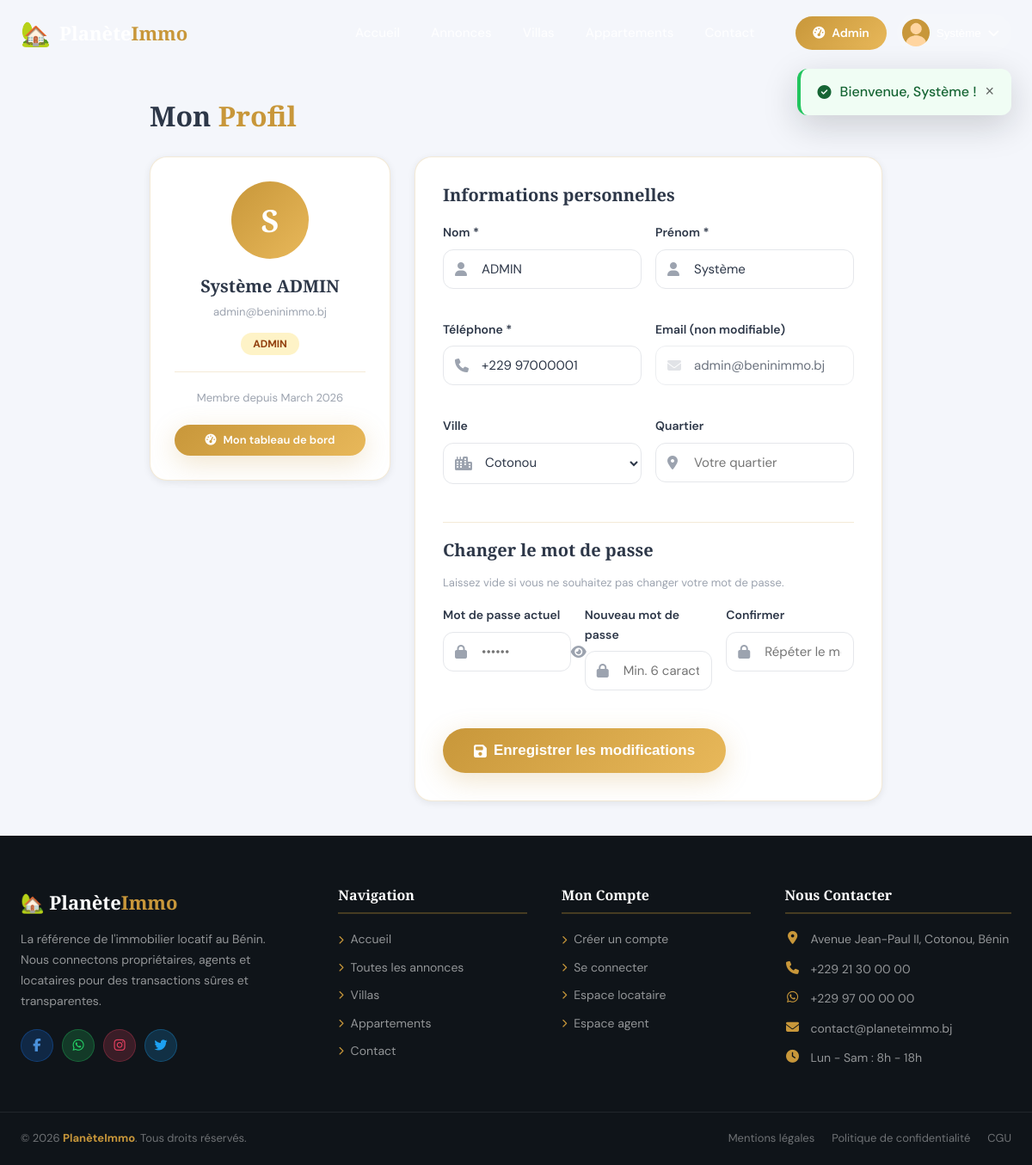
The page /profil.php (signed in) on the database its author committed.
### tables this page shows
CREATE TABLE users (
    id INT AUTO_INCREMENT PRIMARY KEY,
    nom VARCHAR(100) NOT NULL,
    prenom VARCHAR(100) NOT NULL,
    email VARCHAR(150) UNIQUE NOT NULL,
    telephone VARCHAR(20) NOT NULL,
    mot_de_passe VARCHAR(255) NOT NULL,
    role ENUM('admin','agent','locataire') DEFAULT 'locataire',
    avatar VARCHAR(255) DEFAULT 'default.png',
    ville VARCHAR(100) DEFAULT 'Cotonou',
    quartier VARCHAR(100),
    date_naissance DATE,
    piece_identite VARCHAR(255),
    statut ENUM('actif','inactif','suspendu') DEFAULT 'actif',
    token_reset VARCHAR(255),
    date_creation TIMESTAMP DEFAULT CURRENT_TIMESTAMP,
    derniere_connexion TIMESTAMP NULL
);

CREATE TABLE villes (
    id INT AUTO_INCREMENT PRIMARY KEY,
    nom VARCHAR(100) NOT NULL,
    departement VARCHAR(100) NOT NULL
);

### profil.php (the view, shortened to what this page needs)
<?php
$db = getDB();
$uid = $_SESSION['user_id'];
$user = $db->query("SELECT * FROM users WHERE id=$uid")->fetch();
$villes = $db->query("SELECT * FROM villes ORDER BY nom")->fetchAll();
include 'includes/header.php';
?>
<main style="padding-top:76px;background:#F4F6FB;min-height:100vh">
    <div class="container" style="padding:40px 24px;max-width:900px">
        <h1 style="font-family:'Playfair Display',serif;font-size:32px;margin-bottom:28px">Mon <span class="text-gold">Profil</span></h1>
        <div style="display:grid;grid-template-columns:280px 1fr;gap:28px;align-items:start">
            <div style="background:var(--white);border-radius:20px;padding:28px;text-align:center;box-shadow:var(--shadow-sm);border:1px solid var(--border)">
                <div style="width:90px;height:90px;border-radius:50%;background:linear-gradient(135deg,var(--gold),var(--gold-light));display:flex;align-items:center;justify-content:center;margin:0 auto 16px;font-size:36px;color:white;font-family:'Playfair Display',serif;font-weight:700">
                    <?= strtoupper(substr($user['prenom'],0,1)) ?>
                </div>
                <div style="font-family:'Playfair Display',serif;font-size:20px;font-weight:700;margin-bottom:4px"><?= htmlspecialchars($user['prenom'] . ' ' . $user['nom']) ?></div>
                <div style="font-size:13px;color:var(--text-muted);margin-bottom:12px"><?= htmlspecialchars($user['email']) ?></div>
                <span style="background:<?= $user['role']==='admin'?'#fef3c7':($user['role']==='agent'?'#eff6ff':'#f0fdf4') ?>;color:<?= $user['role']==='admin'?'#92400e':($user['role']==='agent'?'var(--blue)':'var(--green)') ?>;padding:5px 14px;border-radius:50px;font-size:12px;font-weight:700;text-transform:uppercase">
                    <?= ucfirst($user['role']) ?>
                </span>
                <div style="margin-top:20px;padding-top:20px;border-top:1px solid var(--border);font-size:13px;color:var(--text-muted)">
                    Membre depuis <?= date('F Y', strtotime($user['date_creation'])) ?>
                </div>
                <a href="<?= SITE_URL ?>/<?= $user['role'] ?>/dashboard.php" class="btn btn-gold btn-sm" style="margin-top:20px;width:100%;justify-content:center">
                    <i class="fas fa-tachometer-alt"></i> Mon tableau de bord
                </a>
            </div>
            <div style="background:var(--white);border-radius:20px;padding:32px;box-shadow:var(--shadow-sm);border:1px solid var(--border)">
                <form method="POST">
                    <h3 style="font-family:'Playfair Display',serif;font-size:20px;margin-bottom:20px">Informations personnelles</h3>
                    <div style="display:grid;grid-template-columns:1fr 1fr;gap:16px;margin-bottom:20px">
                        <div class="form-group">
                            <label>Nom *</label>
                            <div class="input-wrapper"><i class="fas fa-user"></i>
                                <input type="text" name="nom" value="<?= htmlspecialchars($user['nom']) ?>" required>
                            </div>
                        </div>
                        <div class="form-group">
                            <label>Prénom *</label>
                            <div class="input-wrapper"><i class="fas fa-user"></i>
                                <input type="text" name="prenom" value="<?= htmlspecialchars($user['prenom']) ?>" required>
                            </div>
                        </div>
                        <div class="form-group">
                            <label>Téléphone *</label>
                            <div class="input-wrapper"><i class="fas fa-phone"></i>
                                <input type="tel" name="telephone" value="<?= htmlspecialchars($user['telephone']) ?>" required>
                            </div>
                        </div>
                        <div class="form-group">
                            <label>Email (non modifiable)</label>
                            <div class="input-wrapper"><i class="fas fa-envelope"></i>
                                <input type="email" value="<?= htmlspecialchars($user['email']) ?>" readonly style="opacity:0.7;cursor:not-allowed">
                            </div>
                        </div>
                        <div class="form-group">
                            <label>Ville</label>
                            <div class="input-wrapper"><i class="fas fa-city"></i>
                                <select name="ville">
                                    <?php foreach ($villes as $v): ?>
                                    <option value="<?= $v['nom'] ?>" <?= $user['ville'] === $v['nom'] ? 'selected' : '' ?>><?= htmlspecialchars($v['nom']) ?></option>
                                    <?php endforeach; ?>
                                </select>
                            </div>
                        </div>
                        <div class="form-group">
                            <label>Quartier</label>
                            <div class="input-wrapper"><i class="fas fa-map-marker-alt"></i>
                                <input type="text" name="quartier" placeholder="Votre quartier" value="<?= htmlspecialchars($user['quartier'] ?? '') ?>">
                            </div>
                        </div>
                    </div>
                    <h3 style="font-family:'Playfair Display',serif;font-size:20px;margin:24px 0 16px;padding-top:20px;border-top:1px solid var(--border)">Changer le mot de passe</h3>
                    <p style="font-size:13px;color:var(--text-muted);margin-bottom:16px">Laissez vide si vous ne souhaitez pas changer votre mot de passe.</p>
                    <div style="display:grid;grid-template-columns:1fr 1fr 1fr;gap:16px;margin-bottom:24px">
                        <div class="form-group">
                            <label>Mot de passe actuel</label>
                            <div class="input-wrapper"><i class="fas fa-lock"></i>
                                <input type="password" name="ancien_mdp" placeholder="••••••">
                                <button type="button" class="password-toggle"><i class="fas fa-eye"></i></button>
                            </div>
                        </div>
                        <div class="form-group">
                            <label>Nouveau mot de passe</label>
                            <div class="input-wrapper"><i class="fas fa-lock"></i>
                                <input type="password" name="nouveau_mdp" placeholder="Min. 6 caractères">
                            </div>
                        </div>
                        <div class="form-group">
                            <label>Confirmer</label>
                            <div class="input-wrapper"><i class="fas fa-lock"></i>
                                <input type="password" name="confirmer_mdp" placeholder="Répéter le mot de passe">
                            </div>
                        </div>
                    </div>
                    <button type="submit" class="btn btn-gold btn-lg">
                        <i class="fas fa-save"></i> Enregistrer les modifications
                    </button>
                </form>
            </div>
        </div>
    </div>
</main>
<?php include 'includes/footer.php'; ?>

### css/style.css (style rules this page uses)
:root { --gold: #C8973A; --gold-light: #E8B85A; --gold-dark: #A07828; --dark: #0F1419; --dark-2: #1A2030; --dark-3: #252D3D; --cream: #FAF6F0; --cream-2: #F2EDE4; --text: #2D3748; --text-light: #6B7280; --text-muted: #9CA3AF; --white: #FFFFFF; --green: #22C55E; --red: #EF4444; --orange: #F97316; --blue: #3B82F6; --border: rgba(200, 151, 58, 0.2); --shadow-sm: 0 2px 8px rgba(15,20,25,0.08); --shadow: 0 4px 20px rgba(15,20,25,0.12); --shadow-lg: 0 12px 40px rgba(15,20,25,0.18); --shadow-gold: 0 8px 30px rgba(200,151,58,0.25); --radius: 12px; --radius-lg: 20px; --transition: all 0.3s cubic-bezier(0.4, 0, 0.2, 1); }
*, *::before, *::after { margin: 0; padding: 0; box-sizing: border-box; }
html { scroll-behavior: smooth; }
body { font-family: 'DM Sans', sans-serif; background: var(--cream); color: var(--text); line-height: 1.6; overflow-x: hidden; min-height: 100vh; display: flex; flex-direction: column; }
main { flex: 1; }
h1, h2, h3, h4, h5 { font-family: 'Playfair Display', serif; line-height: 1.2; }
a { text-decoration: none; color: inherit; }
.container { max-width: 1280px; margin: 0 auto; padding: 0 24px; }
.text-gold { color: var(--gold); }
.btn { display: inline-flex; align-items: center; gap: 8px; padding: 12px 28px; border-radius: 50px; font-weight: 600; font-size: 15px; border: none; cursor: pointer; transition: var(--transition); white-space: nowrap; }
.btn-gold { background: linear-gradient(135deg, var(--gold), var(--gold-light)); color: var(--white); box-shadow: var(--shadow-gold); }
.btn-sm { padding: 8px 18px; font-size: 13px; }
.btn-lg { padding: 16px 36px; font-size: 17px; }
.form-group { margin-bottom: 20px; }
.form-group label { display: block; font-size: 14px; font-weight: 600; color: var(--text); margin-bottom: 8px; }
.input-wrapper { position: relative; }
.input-wrapper i { position: absolute; left: 14px; top: 50%; transform: translateY(-50%); color: var(--text-muted); font-size: 16px; }
.input-wrapper input, .input-wrapper select, .form-control { width: 100%; padding: 12px 14px 12px 44px; border: 1.5px solid #E5E7EB; border-radius: var(--radius); font-size: 15px; color: var(--text); background: var(--white); outline: none; transition: var(--transition); font-family: 'DM Sans', sans-serif; }
.password-toggle { position: absolute; right: 14px; top: 50%; transform: translateY(-50%); background: none; border: none; color: var(--text-muted); cursor: pointer; font-size: 16px; }

### rows shown on the page
users: prenom "S", prenom+nom "Système ADMIN", email "admin@beninimmo.bj", role "ADMIN", date_creation "March 2026", nom "ADMIN", prenom "Système", telephone "+229 97000001", ville "Cotonou"

### other values the page prints
$flash['message'] "Bienvenue, Système !"
